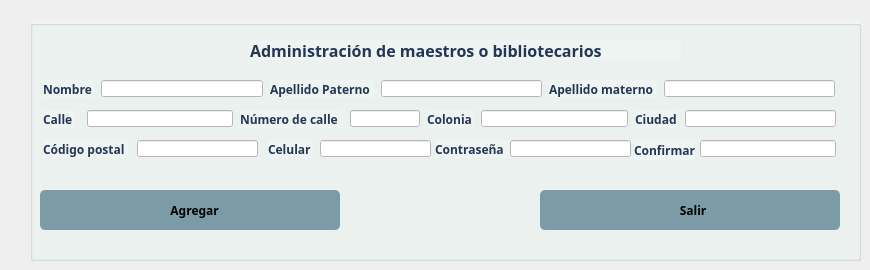
    <widget class="QWidget" name="tbInsert">
     <attribute name="title">
      <string>Insertar</string>
     </attribute>
     <widget class="QGroupBox" name="gbSecundary">
      <property name="geometry">
       <rect>
        <x>30</x>
        <y>20</y>
        <width>831</width>
        <height>241</height>
       </rect>
      </property>
      <property name="styleSheet">
       <string notr="true">background-color: rgb(238, 244, 242);</string>
      </property>
      <property name="title">
       <string/>
      </property>
      <widget class="QLabel" name="label">
       <property name="geometry">
        <rect>
         <x>220</x>
         <y>20</y>
         <width>431</width>
         <height>20</height>
        </rect>
       </property>
       <property name="maximumSize">
        <size>
         <width>16777215</width>
         <height>20</height>
        </size>
       </property>
       <property name="font">
        <font>
         <family>Raleway</family>
         <pointsize>12</pointsize>
         <weight>75</weight>
         <bold>true</bold>
        </font>
       </property>
       <property name="styleSheet">
        <string notr="true">color: rgb(35, 54, 86);</string>
       </property>
       <property name="text">
        <string>Administración de maestros o bibliotecarios</string>
       </property>
      </widget>
      <widget class="QLineEdit" name="lnePostalCode">
       <property name="geometry">
        <rect>
         <x>107</x>
         <y>120</y>
         <width>121</width>
         <height>17</height>
        </rect>
       </property>
       <property name="font">
        <font>
         <family>Raleway</family>
        </font>
       </property>
       <property name="styleSheet">
        <string notr="true">background-color: rgb(255, 255, 255);</string>
       </property>
       <property name="maxLength">
        <number>6</number>
       </property>
      </widget>
      <widget class="QLineEdit" name="lneCellphone">
       <property name="geometry">
        <rect>
         <x>290</x>
         <y>120</y>
         <width>111</width>
         <height>17</height>
        </rect>
       </property>
       <property name="font">
        <font>
         <family>Raleway</family>
        </font>
       </property>
       <property name="styleSheet">
        <string notr="true">background-color: rgb(255, 255, 255);</string>
       </property>
       <property name="maxLength">
        <number>10</number>
       </property>
      </widget>
      <widget class="QLabel" name="lbPostalCode">
       <property name="geometry">
        <rect>
         <x>13</x>
         <y>120</y>
         <width>85</width>
         <height>18</height>
        </rect>
       </property>
       <property name="font">
        <font>
         <family>Raleway</family>
         <weight>75</weight>
         <bold>true</bold>
        </font>
       </property>
       <property name="styleSheet">
        <string notr="true">color: rgb(35, 54, 86);</string>
       </property>
       <property name="text">
        <string>Código postal</string>
       </property>
      </widget>
      <widget class="QLabel" name="lbCellphone">
       <property name="geometry">
        <rect>
         <x>238</x>
         <y>120</y>
         <width>45</width>
         <height>18</height>
        </rect>
       </property>
       <property name="font">
        <font>
         <family>Raleway</family>
         <weight>75</weight>
         <bold>true</bold>
        </font>
       </property>
       <property name="styleSheet">
        <string notr="true">color: rgb(35, 54, 86);</string>
       </property>
       <property name="text">
        <string>Celular</string>
       </property>
      </widget>
      <widget class="QLabel" name="lbFatherLastName">
       <property name="geometry">
        <rect>
         <x>519</x>
         <y>60</y>
         <width>108</width>
         <height>18</height>
        </rect>
       </property>
       <property name="font">
        <font>
         <family>Raleway</family>
         <weight>75</weight>
         <bold>true</bold>
        </font>
       </property>
       <property name="styleSheet">
        <string notr="true">color: rgb(35, 54, 86);</string>
       </property>
       <property name="text">
        <string>Apellido materno</string>
       </property>
      </widget>
      <widget class="QLabel" name="lbName">
       <property name="geometry">
        <rect>
         <x>13</x>
         <y>60</y>
         <width>51</width>
         <height>18</height>
        </rect>
       </property>
       <property name="font">
        <font>
         <family>Raleway</family>
         <weight>75</weight>
         <bold>true</bold>
        </font>
       </property>
       <property name="styleSheet">
        <string notr="true">color: rgb(35, 54, 86);</string>
       </property>
       <property name="text">
        <string>Nombre</string>
       </property>
      </widget>
      <widget class="QLineEdit" name="lneMotherLastName">
       <property name="geometry">
        <rect>
         <x>634</x>
         <y>60</y>
         <width>171</width>
         <height>17</height>
        </rect>
       </property>
       <property name="font">
        <font>
         <family>Raleway</family>
        </font>
       </property>
       <property name="styleSheet">
        <string notr="true">background-color: rgb(255, 255, 255);</string>
       </property>
       <property name="maxLength">
        <number>55</number>
       </property>
      </widget>
      <widget class="QLineEdit" name="lneFirsName">
       <property name="geometry">
        <rect>
         <x>71</x>
         <y>60</y>
         <width>162</width>
         <height>17</height>
        </rect>
       </property>
       <property name="font">
        <font>
         <family>Raleway</family>
        </font>
       </property>
       <property name="styleSheet">
        <string notr="true">background-color: rgb(255, 255, 255);</string>
       </property>
       <property name="maxLength">
        <number>55</number>
       </property>
      </widget>
      <widget class="QLineEdit" name="lneFatherLastName">
       <property name="geometry">
        <rect>
         <x>351</x>
         <y>60</y>
         <width>161</width>
         <height>17</height>
        </rect>
       </property>
       <property name="font">
        <font>
         <family>Raleway</family>
        </font>
       </property>
       <property name="styleSheet">
        <string notr="true">background-color: rgb(255, 255, 255);</string>
       </property>
       <property name="maxLength">
        <number>55</number>
       </property>
      </widget>
      <widget class="QLabel" name="lbMotherLastName">
       <property name="geometry">
        <rect>
         <x>240</x>
         <y>60</y>
         <width>104</width>
         <height>18</height>
        </rect>
       </property>
       <property name="font">
        <font>
         <family>Raleway</family>
         <weight>75</weight>
         <bold>true</bold>
        </font>
       </property>
       <property name="styleSheet">
        <string notr="true">color: rgb(35, 54, 86);</string>
       </property>
       <property name="text">
        <string>Apellido Paterno</string>
       </property>
      </widget>
      <widget class="QLineEdit" name="lneCity">
       <property name="geometry">
        <rect>
         <x>655</x>
         <y>90</y>
         <width>151</width>
         <height>17</height>
        </rect>
       </property>
       <property name="font">
        <font>
         <family>Raleway</family>
        </font>
       </property>
       <property name="styleSheet">
        <string notr="true">background-color: rgb(255, 255, 255);</string>
       </property>
       <property name="maxLength">
        <number>60</number>
       </property>
      </widget>
      <widget class="QLabel" name="lbStreet">
       <property name="geometry">
        <rect>
         <x>13</x>
         <y>90</y>
         <width>32</width>
         <height>18</height>
        </rect>
       </property>
       <property name="font">
        <font>
         <family>Raleway</family>
         <weight>75</weight>
         <bold>true</bold>
        </font>
       </property>
       <property name="styleSheet">
        <string notr="true">color: rgb(35, 54, 86);</string>
       </property>
       <property name="text">
        <string>Calle</string>
       </property>
      </widget>
      <widget class="QLineEdit" name="lneColony">
       <property name="geometry">
        <rect>
         <x>451</x>
         <y>90</y>
         <width>147</width>
         <height>17</height>
        </rect>
       </property>
       <property name="font">
        <font>
         <family>Raleway</family>
        </font>
       </property>
       <property name="styleSheet">
        <string notr="true">background-color: rgb(255, 255, 255);</string>
       </property>
       <property name="maxLength">
        <number>55</number>
       </property>
      </widget>
      <widget class="QLineEdit" name="lneStreet">
       <property name="geometry">
        <rect>
         <x>57</x>
         <y>90</y>
         <width>146</width>
         <height>17</height>
        </rect>
       </property>
       <property name="font">
        <font>
         <family>Raleway</family>
        </font>
       </property>
       <property name="styleSheet">
        <string notr="true">background-color: rgb(255, 255, 255);</string>
       </property>
       <property name="maxLength">
        <number>110</number>
       </property>
      </widget>
      <widget class="QLabel" name="lbCity">
       <property name="geometry">
        <rect>
         <x>605</x>
         <y>90</y>
         <width>43</width>
         <height>18</height>
        </rect>
       </property>
       <property name="font">
        <font>
         <family>Raleway</family>
         <weight>75</weight>
         <bold>true</bold>
        </font>
       </property>
       <property name="styleSheet">
        <string notr="true">color: rgb(35, 54, 86);</string>
       </property>
       <property name="text">
        <string>Ciudad</string>
       </property>
      </widget>
      <widget class="QLabel" name="lbColony">
       <property name="geometry">
        <rect>
         <x>397</x>
         <y>90</y>
         <width>47</width>
         <height>18</height>
        </rect>
       </property>
       <property name="font">
        <font>
         <family>Raleway</family>
         <weight>75</weight>
         <bold>true</bold>
        </font>
       </property>
       <property name="styleSheet">
        <string notr="true">color: rgb(35, 54, 86);</string>
       </property>
       <property name="text">
        <string>Colonia</string>
       </property>
      </widget>
      <widget class="QLabel" name="lbStreetNumber">
       <property name="geometry">
        <rect>
         <x>210</x>
         <y>90</y>
         <width>103</width>
         <height>18</height>
        </rect>
       </property>
       <property name="font">
        <font>
         <family>Raleway</family>
         <weight>75</weight>
         <bold>true</bold>
        </font>
       </property>
       <property name="styleSheet">
        <string notr="true">color: rgb(35, 54, 86);</string>
       </property>
       <property name="text">
        <string>Número de calle</string>
       </property>
      </widget>
      <widget class="QLineEdit" name="lneStreetNumber">
       <property name="geometry">
        <rect>
         <x>320</x>
         <y>90</y>
         <width>70</width>
         <height>17</height>
        </rect>
       </property>
       <property name="maximumSize">
        <size>
         <width>70</width>
         <height>16777215</height>
        </size>
       </property>
       <property name="font">
        <font>
         <family>Raleway</family>
        </font>
       </property>
       <property name="styleSheet">
        <string notr="true">background-color: rgb(255, 255, 255);</string>
       </property>
       <property name="maxLength">
        <number>6</number>
       </property>
      </widget>
      <widget class="QPushButton" name="pbInsert">
       <property name="geometry">
        <rect>
         <x>10</x>
         <y>170</y>
         <width>300</width>
         <height>40</height>
        </rect>
       </property>
       <property name="minimumSize">
        <size>
         <width>300</width>
         <height>40</height>
        </size>
       </property>
       <property name="maximumSize">
        <size>
         <width>150</width>
         <height>100</height>
        </size>
       </property>
       <property name="font">
        <font>
         <family>Raleway</family>
         <weight>75</weight>
         <bold>true</bold>
        </font>
       </property>
       <property name="styleSheet">
        <string notr="true">QPushButton#pbInsert {
background-color: rgb(123, 155, 166);
border-radius: 5px;
 }

 QPushButton#pbInsert:hover {
background-color: rgb(65, 91, 118);
color:  rgb(255, 255, 255);
 }</string>
       </property>
       <property name="text">
        <string>   Agregar</string>
       </property>
       <property name="icon">
        <iconset resource="images.qrc">
         <normaloff>:/user_add.ico</normaloff>:/user_add.ico</iconset>
       </property>
       <property name="iconSize">
        <size>
         <width>50</width>
         <height>40</height>
        </size>
       </property>
      </widget>
      <widget class="QLineEdit" name="lneConfirmPassword">
       <property name="geometry">
        <rect>
         <x>670</x>
         <y>120</y>
         <width>136</width>
         <height>17</height>
        </rect>
       </property>
       <property name="font">
        <font>
         <family>Raleway</family>
        </font>
       </property>
       <property name="styleSheet">
        <string notr="true">background-color: rgb(255, 255, 255);</string>
       </property>
       <property name="maxLength">
        <number>16</number>
       </property>
       <property name="echoMode">
        <enum>QLineEdit::Password</enum>
       </property>
      </widget>
      <widget class="QLabel" name="lbPassword">
       <property name="geometry">
        <rect>
         <x>405</x>
         <y>120</y>
         <width>85</width>
         <height>18</height>
        </rect>
       </property>
       <property name="font">
        <font>
         <family>Raleway</family>
         <weight>75</weight>
         <bold>true</bold>
        </font>
       </property>
       <property name="styleSheet">
        <string notr="true">color: rgb(35, 54, 86);</string>
       </property>
       <property name="text">
        <string>Contraseña</string>
       </property>
      </widget>
      <widget class="QLabel" name="lbConfirmPassword">
       <property name="geometry">
        <rect>
         <x>604</x>
         <y>120</y>
         <width>61</width>
         <height>20</height>
        </rect>
       </property>
       <property name="font">
        <font>
         <family>Raleway</family>
         <weight>75</weight>
         <bold>true</bold>
        </font>
       </property>
       <property name="styleSheet">
        <string notr="true">color: rgb(35, 54, 86);</string>
       </property>
       <property name="text">
        <string>Confirmar</string>
       </property>
      </widget>
      <widget class="QLineEdit" name="lnePassword">
       <property name="geometry">
        <rect>
         <x>480</x>
         <y>120</y>
         <width>121</width>
         <height>17</height>
        </rect>
       </property>
       <property name="font">
        <font>
         <family>Raleway</family>
        </font>
       </property>
       <property name="styleSheet">
        <string notr="true">background-color: rgb(255, 255, 255);</string>
       </property>
       <property name="maxLength">
        <number>16</number>
       </property>
       <property name="echoMode">
        <enum>QLineEdit::Password</enum>
       </property>
      </widget>
      <widget class="QPushButton" name="pbExitThis">
       <property name="geometry">
        <rect>
         <x>510</x>
         <y>170</y>
         <width>300</width>
         <height>40</height>
        </rect>
       </property>
       <property name="minimumSize">
        <size>
         <width>300</width>
         <height>40</height>
        </size>
       </property>
       <property name="maximumSize">
        <size>
         <width>150</width>
         <height>100</height>
        </size>
       </property>
       <property name="font">
        <font>
         <family>Raleway</family>
         <weight>75</weight>
         <bold>true</bold>
        </font>
       </property>
       <property name="styleSheet">
        <string notr="true">QPushButton#pbExitThis {
background-color: rgb(123, 155, 166);
border-radius: 5px;
 }

 QPushButton#pbExitThis:hover {
background-color: rgb(65, 91, 118);
color:  rgb(255, 255, 255);
 }</string>
       </property>
       <property name="text">
        <string>  Salir</string>
       </property>
       <property name="icon">
        <iconset resource="images.qrc">
         <normaloff>:/door_out.ico</normaloff>:/door_out.ico</iconset>
       </property>
       <property name="iconSize">
        <size>
         <width>50</width>
         <height>40</height>
        </size>
       </property>
      </widget>
     </widget>
    </widget>
